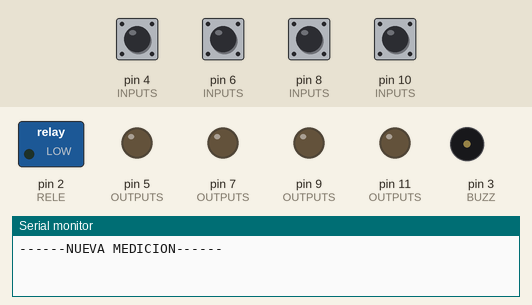
Recording of a sketch running on a simulated Arduino Uno, built with avr-gcc and run on an emulated ATmega328P. On the bench: switched loads named in the sketch (green lamp = pin HIGH), output pins drawn as LEDs (lit = HIGH), buzzer (waves = sounding), the last lines printed to the serial monitor. The test bench sets the inputs (shaded band); at power-on: pin 4 (INPUTS), pin 6 (INPUTS), pin 8 (INPUTS), pin 10 (INPUTS) HIGH.

Above: at 1.2 s.
1.3 s: pin 4 (INPUTS) pulled LOW for 1 s
At 1.7 s:
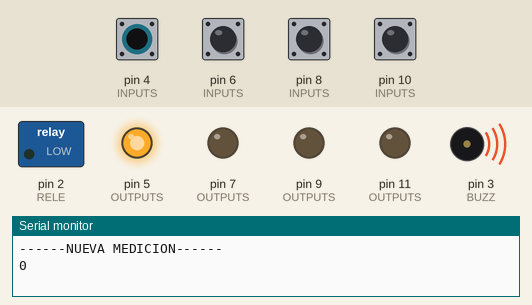
3.8 s: pin 6 (INPUTS) pulled LOW for 0.15 s
At 4.2 s:
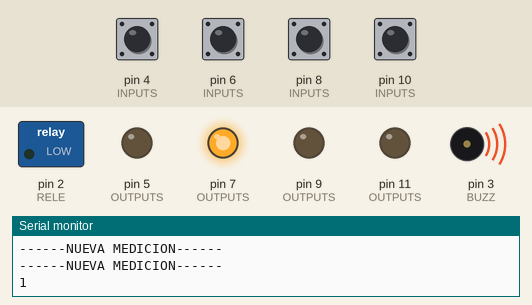
5.8 s: pin 8 (INPUTS) pulled LOW for 0.15 s
At 6.2 s:
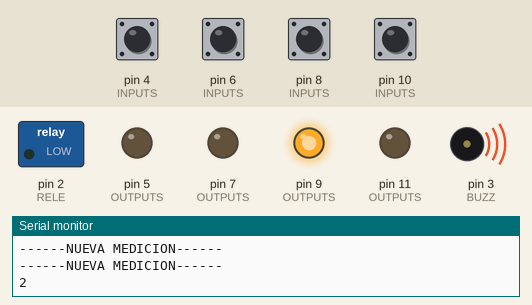
7.8 s: pin 10 (INPUTS) pulled LOW for 0.15 s
At 8.2 s:
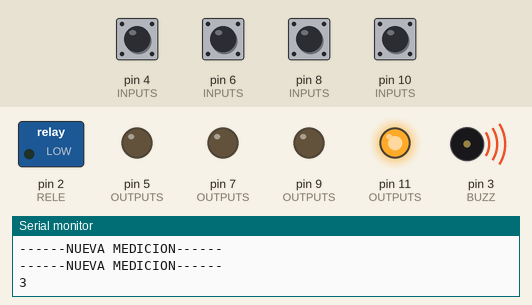
Timing chart, 0 to 10.8 s (numbered marks = the images above; inputs shaded):
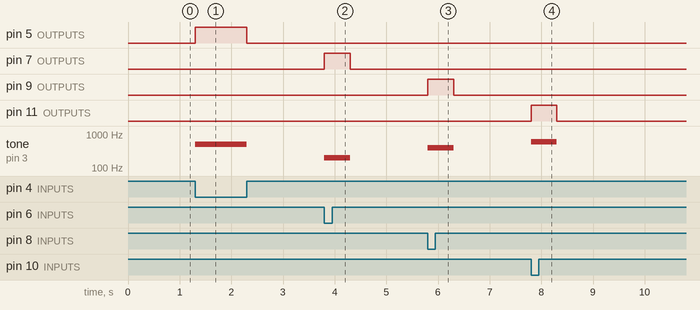

Measured:
- after the input at 1.3 s, pin 5 (OUTPUTS): LOW → HIGH at once, → LOW 1.0 s later; tone on pin 3 (BUZZ): silent → 500 Hz at once, → silent 1.0 s later
- after the input at 3.8 s, pin 7 (OUTPUTS): LOW → HIGH at once, → LOW 0.50 s later; tone on pin 3 (BUZZ): silent → 200 Hz at once, → silent 0.50 s later
- after the input at 5.8 s, pin 9 (OUTPUTS): LOW → HIGH at once, → LOW 0.50 s later; tone on pin 3 (BUZZ): silent → 400 Hz at once, → silent 0.50 s later
- after the input at 7.8 s, pin 11 (OUTPUTS): LOW → HIGH at once, → LOW 0.50 s later; tone on pin 3 (BUZZ): silent → 600 Hz at once, → silent 0.50 s later

The sketch:

botToy.ino
```cpp
/* Velas Nosferatu
 *
 * Arduino UNO, DOS LEDS, UN RS, UN RELE, Y una palanca
 * Cuando se cierra el rs se prende un led y se activa el rele
 * si se activa la palanca pasa lo mismo.
 */


//EDITABLE
#define SPRINT      true
#define NEED_REPOSO false
#define BOT0        4
#define BOT1        6
#define BOT2        8
#define BOT3        10
#define LUZ0        5
#define LUZ1        7
#define LUZ2        9
#define LUZ3        11
#define BUZZ        3
#define RELE        2

#define DS  50

const int N_INPUTS = 4;
const int INPUTS[N_INPUTS] = {BOT0,BOT1,BOT2,BOT3};
const int INPUTS_ISTATE[N_INPUTS] = {1,1,1,1};
const int N_OUTPUTS = 6;
const int OUTPUTS[N_OUTPUTS] = {LUZ0,LUZ1,LUZ2,LUZ3,BUZZ,RELE};
const int OUTPUTS_ISTATE[N_OUTPUTS] = {0,0,0,0,0,0};


//NO EDITABLE
boolean reposo = false;
boolean activo = false;
boolean resuelto = false;
unsigned long timer_print = 0;
////////////////////////////////////SETUP///////////////////////////////
//NO EDITABLE
const int TONOS[N_INPUTS] = {500,200,400,600};
const int SECUENCIA[8] = {0,3,2,0,1,1,4,0};
boolean ret[N_INPUTS] = {0,0,0,0};
int actual = 0;
void setup() {
  if(SPRINT){Serial.begin(9600);}
//declara entradas
  for(int a = 0;a < N_INPUTS;a++){
    pinMode(INPUTS[a] , INPUT);
    digitalWrite(INPUTS[a] , INPUTS_ISTATE[a]);
  }
//declara salidas
  for(int a = 0;a < N_OUTPUTS;a++){
    pinMode(OUTPUTS[a] , OUTPUT);
    digitalWrite(OUTPUTS[a] , OUTPUTS_ISTATE[a]);
  }
//si necesita reposo
  if(NEED_REPOSO){reposo=true;activo=false;resuelto=false;}else{reposo=false;activo=true;resuelto=false;}
//EDITABLE

}

///////////////////////////////////////LOOP//////////////////////////////////////////
void loop() {
  if_reposo();
  if_activo();
  if_resuelto();
  showme();
}

////////////////////////////////////////FUNCIONES///////////////////////////////////
//EDITABLE
void if_reposo()
{
  if(reposo){
  }
}

void if_activo()
{
  if(activo){

   int nac = num();

  if(nac > -1){

    if(nac == SECUENCIA[actual]){actual++;}else{actual == 0;}
    }
  if(actual == 8){digitalWrite(RELE,1);while(true);}
  }
}
void if_resuelto()
{
  if(resuelto){

  }
}

int num (){

      for(int a = 0;a < N_INPUTS;a++){
        if(check(0,INPUTS[a],DS)){
          Serial.println(a);
          tone(BUZZ, TONOS[a]);
          digitalWrite(OUTPUTS[a],HIGH);
          delay(500);
          noTone(BUZZ);
          digitalWrite(OUTPUTS[a],LOW);
          for(int b = 0;b < N_INPUTS;b++){
            ret[b] = false;
            };
          ret[a] = true;
          return a;
    }}
  return -1;
  }

void showme ()
{
  if(SPRINT && millis() - timer_print > 1000)
  {
    Serial.println("------NUEVA MEDICION------");
    timer_print = millis();

    }
  }

//NO EDITABLE
//comprueba el estado de un sensor
boolean check (boolean cual, int entrada, int ds)
{
  boolean resu = false;
  int contador = 0;
  if(cual){ while(digitalRead(entrada) == 1 && resu == false){/*delay(ds);*/contador++;if(contador == ds){resu = true;}}
  }else{    while(digitalRead(entrada) == 0 && resu == false){/*delay(ds);*/contador++;if(contador == ds){resu = true;}}}
  return resu;
}
```
